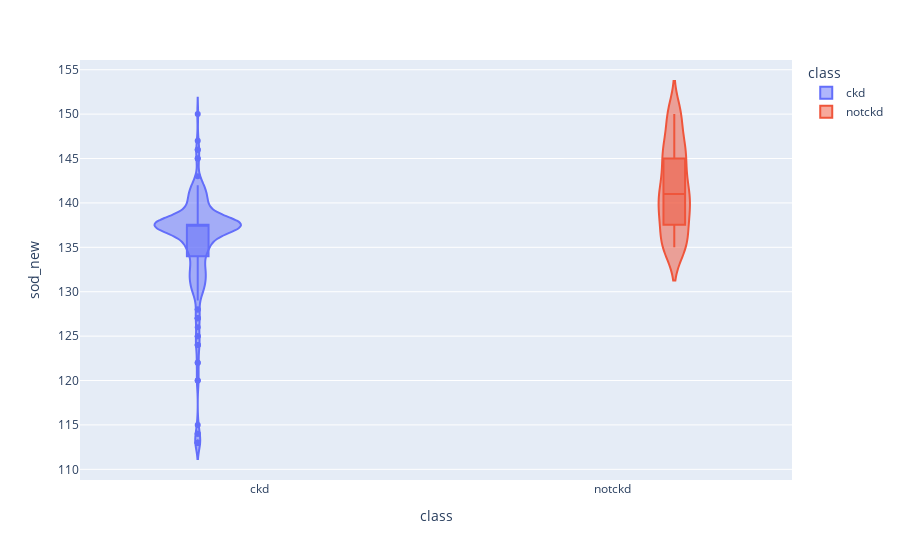

Source (notebook cell):
### Code cell
fig = px.violin(ckd_copy, y='sod_new', x="class", color="class", box=True, template = None)
fig.show()

### Figure 1 — Plotly figure (JSON) as saved in the notebook; plotly's stock layout.template omitted (floating-point values rounded to 4 significant figures; data arrays with more than 128 entries replaced by an {"elided": "..."} marker saying what was removed)
{"data": [{"alignmentgroup": "True", "box": {"visible": true}, "hoverlabel": {"namelength": 0}, "hovertemplate": "class=%{x}<br>sod_new=%{y}", "legendgroup": "ckd", "marker": {"color": "#636efa"}, "name": "ckd", "offsetgroup": "ckd", "orientation": "v", "scalegroup": "True", "showlegend": true, "type": "violin", "x": {"elided": "250 str values"}, "x0": " ", "xaxis": "x", "y": {"elided": "250 float values"}, "y0": " ", "yaxis": "y"}, {"alignmentgroup": "True", "box": {"visible": true}, "hoverlabel": {"namelength": 0}, "hovertemplate": "class=%{x}<br>sod_new=%{y}", "legendgroup": "notckd", "marker": {"color": "#EF553B"}, "name": "notckd", "offsetgroup": "notckd", "orientation": "v", "scalegroup": "True", "showlegend": true, "type": "violin", "x": {"elided": "150 str values"}, "x0": " ", "xaxis": "x", "y": {"elided": "150 float values"}, "y0": " ", "yaxis": "y"}], "layout": {"legend": {"title": {"text": "class"}, "tracegroupgap": 0}, "margin": {"t": 60}, "violinmode": "group", "xaxis": {"anchor": "y", "categoryarray": ["ckd", "notckd"], "categoryorder": "array", "domain": [0, 1], "title": {"text": "class"}}, "yaxis": {"anchor": "x", "domain": [0, 1], "title": {"text": "sod_new"}}}}
